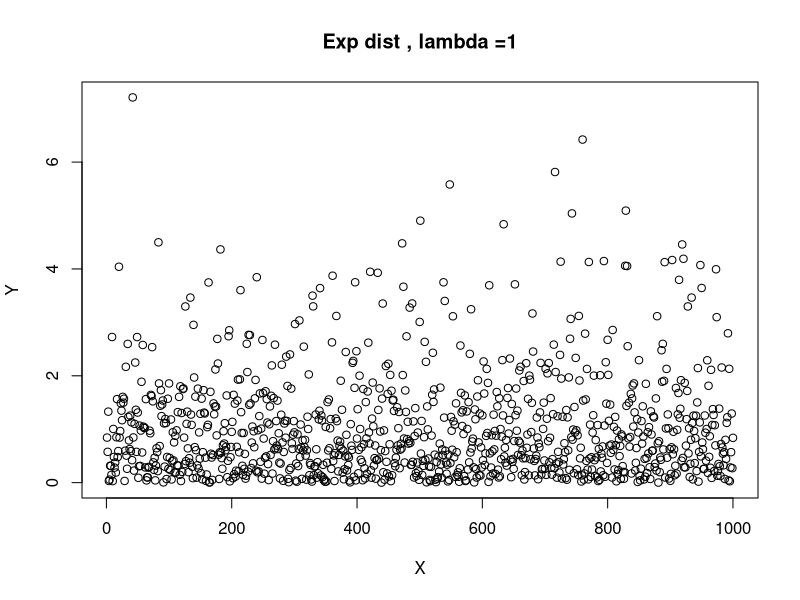
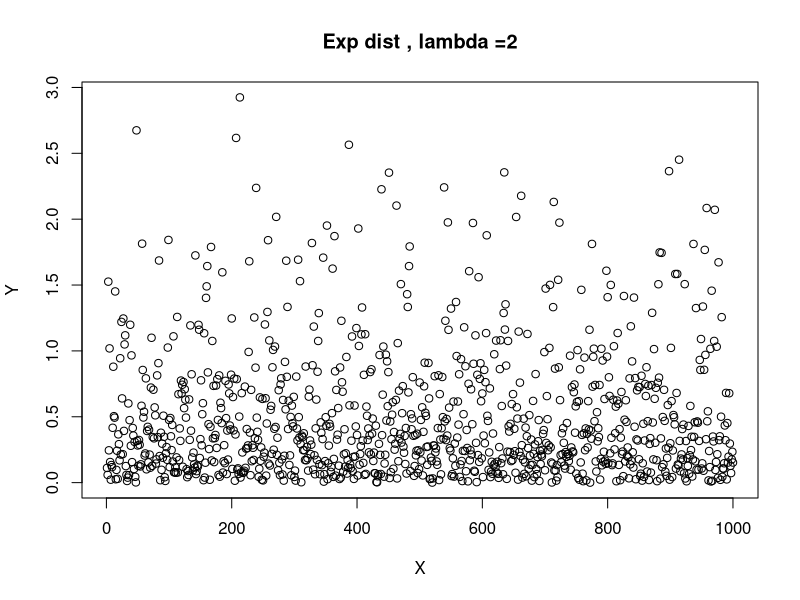
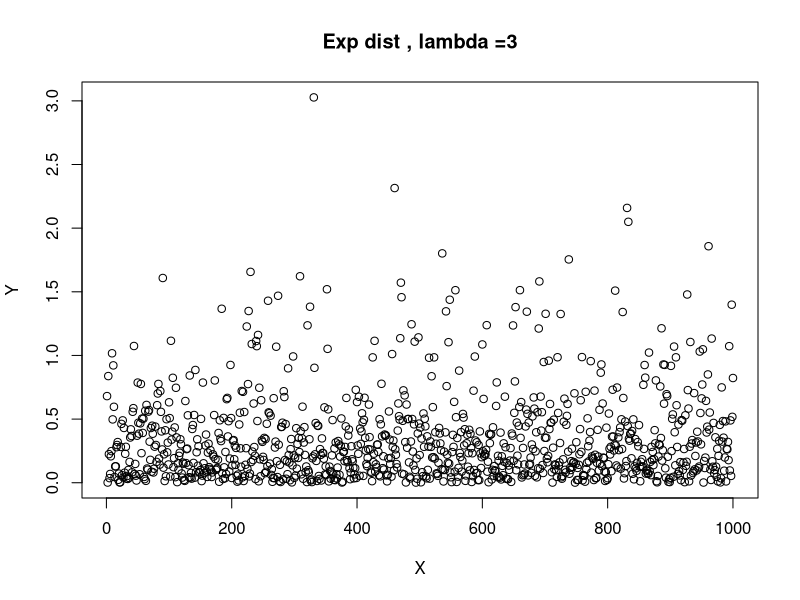
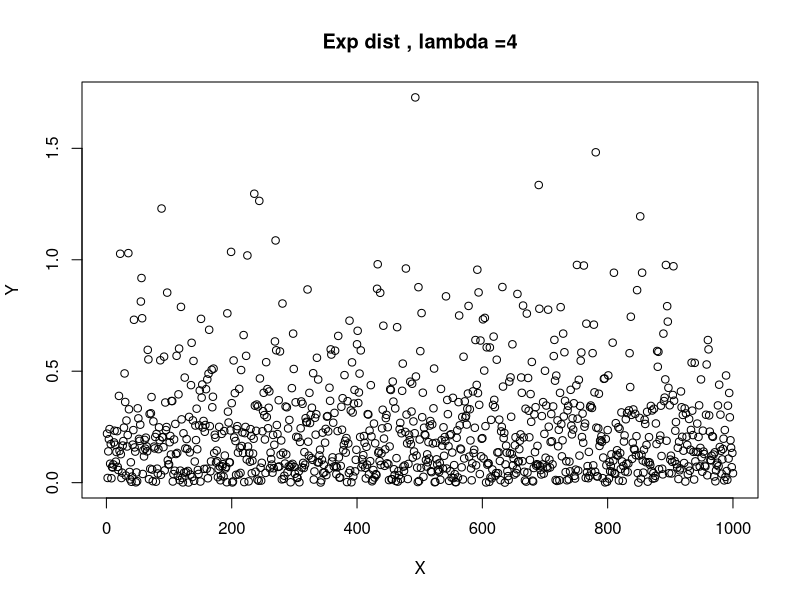
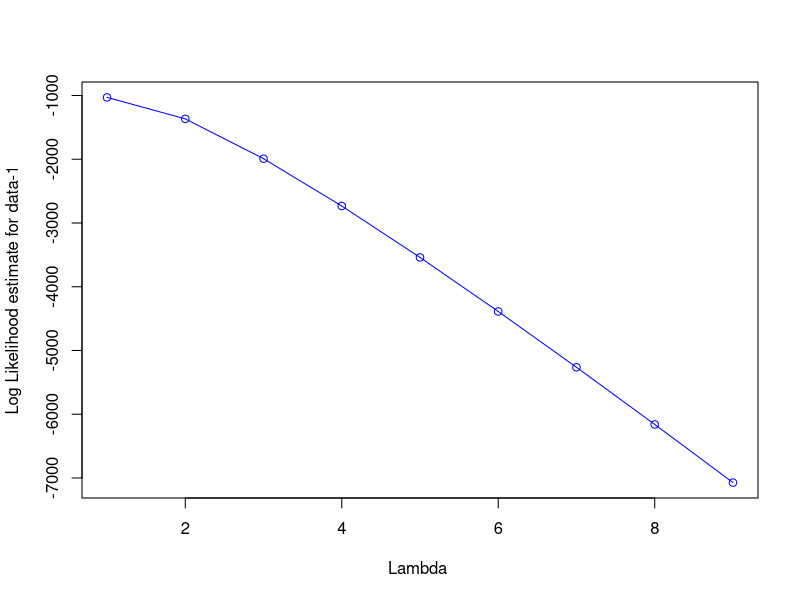
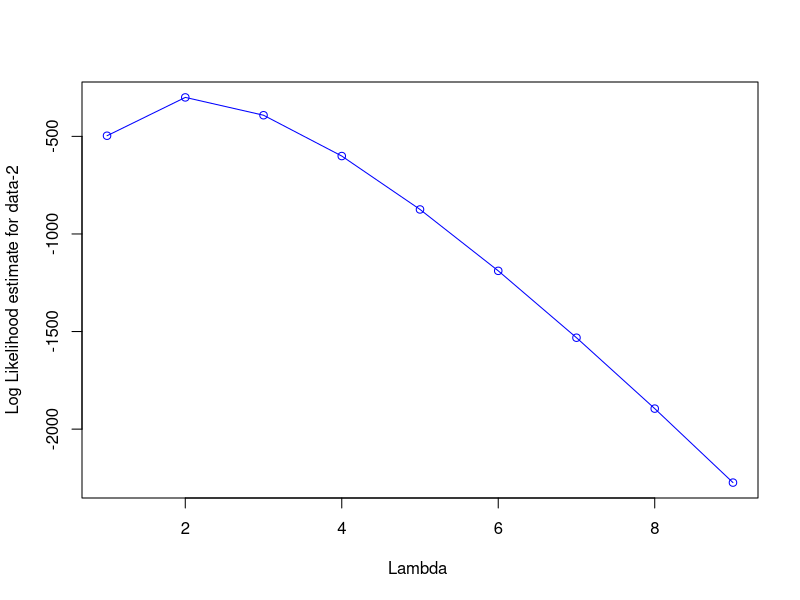
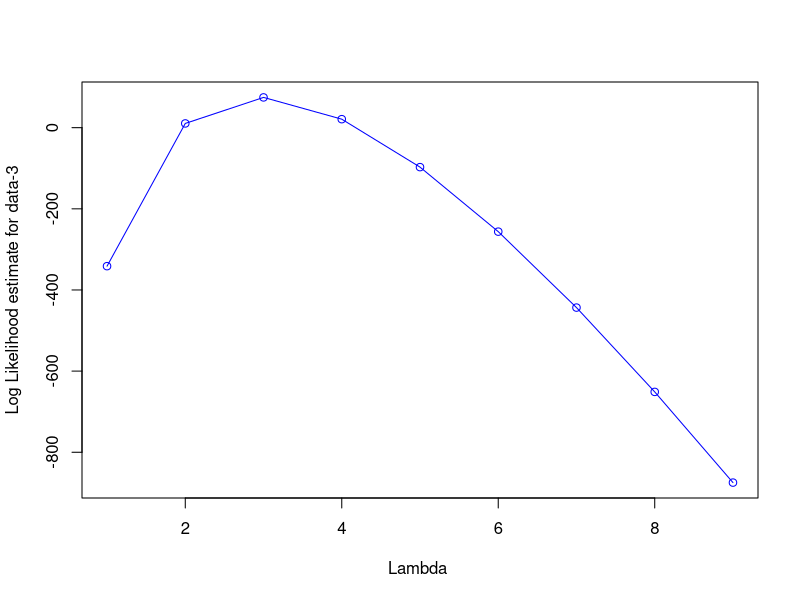
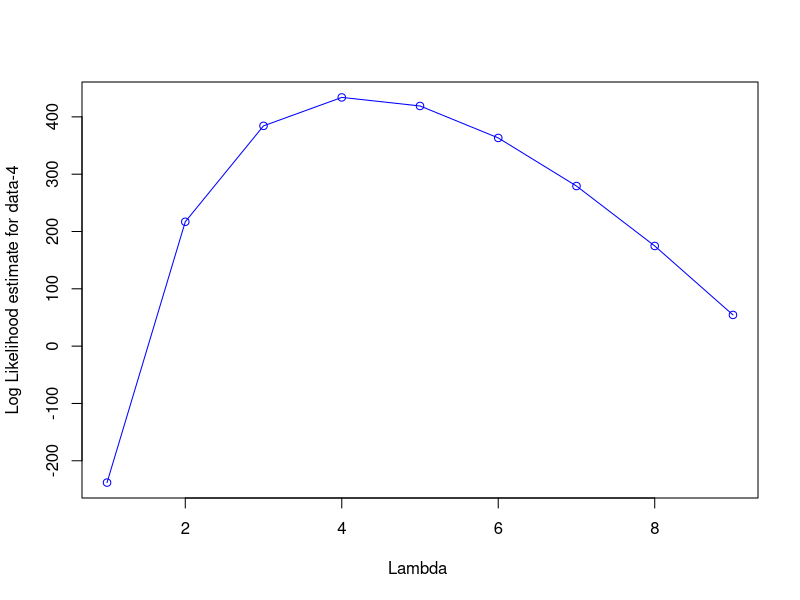

Here is the R script that generated these plots, in order:
## Ans1
#a)
set.seed(123) # set seed for reproducibility
sample_size <- 1000 # specify the sample size

data1 = rexp(1000,1)
plot(data1, main="Exp dist , lambda =1", ylab="Y",xlab="X",)

data2 = rexp(1000,2)
plot(data2, main="Exp dist , lambda =2", ylab="Y",xlab="X",)

data3 = rexp(1000,3)
plot(data3, main="Exp dist , lambda =3", ylab="Y",xlab="X",)

data4 = rexp(1000,4)
plot(data4, main="Exp dist , lambda =4", ylab="Y",xlab="X",)




# b)

le.exp<-function(lambda,data){
  data_sum <- sum(data)
  val = 1000*(log(lambda)) - lambda*data_sum
  return(val)
}

le.exp_nlminb<-function(lambda,data){
  data_sum <- sum(data)
  val = 1000*(log(lambda)) - lambda*data_sum
  return((-1)*val)
}



## Lambda = 1
lambda_mom = 1/mean(data1)
cat("Parameter using Method of Moments (MOM) when lambda = 1 is " , lambda_mom)


mlle.exp <-nlminb(1,objective=le.exp_nlminb,hessian=T,lower=0,upper=1, data=data1)

# Print the MLE estimate 
cat("MLE estimate: for value-> 1 and lambda=1 is  ", (mlle.exp)$par, "\n")

mlle.exp <-nlminb(0.5,objective=le.exp_nlminb,hessian=T,lower=0,upper=1, data=data1)
cat("MLE estimate: for value-> 0.5 and lambda=1 is  ", (mlle.exp)$par, "\n" )

mlle.exp <-nlminb(lambda_mom,objective=le.exp_nlminb,hessian=T,lower=0,upper=1, data=data1)
cat("MLE estimate: for value-> MOM and lambda=1 is  ", (mlle.exp)$par, "\n")



#### Lambda = 2
lambda_mom = 1/mean(data2)
cat("Parameter using Method of Moments (MOM) when lambda = 2 is " , lambda_mom)

mlle.exp <-nlminb(1,objective=le.exp_nlminb,hessian=T,lower=0,upper=4, data=data2)

# Print the MLE estimate 
cat("MLE estimate: for value-> 1 and lambda=2 is  ", (mlle.exp)$par, "\n")

mlle.exp <-nlminb(0.5,objective=le.exp_nlminb,hessian=T,lower=0,upper=4, data=data2)
cat("MLE estimate: for value-> 0.5 and lambda=2 is  ", (mlle.exp)$par, "\n" )

mlle.exp <-nlminb(lambda_mom,objective=le.exp_nlminb,hessian=T,lower=0,upper=4, data=data2)
cat("MLE estimate: for value-> MOM and lambda=2 is  ", (mlle.exp)$par, "\n")


#### Lambda = 3
lambda_mom = 1/mean(data3)
cat("Parameter using Method of Moments (MOM) when lambda = 3 is " , lambda_mom)

mlle.exp <-nlminb(1,objective=le.exp_nlminb,hessian=T,lower=0,upper=4, data=data3)

# Print the MLE estimate 
cat("MLE estimate: for value-> 1 and lambda=3 is  ", (mlle.exp)$par, "\n")

mlle.exp <-nlminb(0.5,objective=le.exp_nlminb,hessian=T,lower=0,upper=4, data=data3)
cat("MLE estimate: for value-> 0.5 and lambda=3 is  ", (mlle.exp)$par, "\n" )

mlle.exp <-nlminb(lambda_mom,objective=le.exp_nlminb,hessian=T,lower=0,upper=4, data=data3)
cat("MLE estimate: for value-> MOM and lambda=3 is  ", (mlle.exp)$par, "\n")


#### Lambda = 4
lambda_mom = 1/mean(data4)
cat("Parameter using Method of Moments (MOM) when lambda = 4 is " , lambda_mom)

mlle.exp <-nlminb(1,objective=le.exp_nlminb,hessian=T,lower=0,upper=5, data=data4)

# Print the MLE estimate 
cat("MLE estimate: for value-> 1 and lambda=4 is  ", (mlle.exp)$par, "\n")

mlle.exp <-nlminb(0.5,objective=le.exp_nlminb,hessian=T,lower=0,upper=5, data=data4)
cat("MLE estimate: for value-> 0.5 and lambda=4 is  ", (mlle.exp)$par, "\n" )

mlle.exp <-nlminb(lambda_mom,objective=le.exp_nlminb,hessian=T,lower=0,upper=5, data=data4)
cat("MLE estimate: for value-> MOM and lambda=4 is  ", (mlle.exp)$par, "\n")


############
## C)

le11 <- le.exp(1,data1)
le12 <- le.exp(2,data1)
le13 <- le.exp(3,data1)
le14 <- le.exp(4,data1)
le15 <- le.exp(5,data1)
le16 <- le.exp(6,data1)
le17 <- le.exp(7,data1)
le18 <- le.exp(8,data1)
le19 <- le.exp(9,data1)


le_es <- c(le11 , le12 , le13 ,le14 , le15 , le16 , le17 , le18 , le19)
plot(le_es, type="o", col="blue", ylab="Log Likelihood estimate for data-1",xlab="Lambda " )



le21 <- le.exp(1,data2)
le22 <- le.exp(2,data2)
le23 <- le.exp(3,data2)
le24 <- le.exp(4,data2)
le25 <- le.exp(5,data2)
le26 <- le.exp(6,data2)
le27 <- le.exp(7,data2)
le28 <- le.exp(8,data2)
le29 <- le.exp(9,data2)


le_es <- c(le21 , le22 , le23 ,le24 , le25 , le26 , le27 , le28 , le29)
plot(le_es, type="o", col="blue",  ylab="Log Likelihood estimate for data-2",xlab="Lambda " )




le31 <- le.exp(1,data3)
le32 <- le.exp(2,data3)
le33 <- le.exp(3,data3)
le34 <- le.exp(4,data3)
le35 <- le.exp(5,data3)
le36 <- le.exp(6,data3)
le37 <- le.exp(7,data3)
le38 <- le.exp(8,data3)
le39 <- le.exp(9,data3)


le_es <- c(le31 , le32 , le33 ,le34 , le35 , le36 , le37 , le38 , le39)
plot(le_es, type="o", col="blue",  ylab="Log Likelihood estimate for data-3",xlab="Lambda " )


le41 <- le.exp(1,data4)
le42 <- le.exp(2,data4)
le43 <- le.exp(3,data4)
le44 <- le.exp(4,data4)
le45 <- le.exp(5,data4)
le46 <- le.exp(6,data4)
le47 <- le.exp(7,data4)
le48 <- le.exp(8,data4)
le49 <- le.exp(9,data4)


le_es <- c(le41 , le42 , le43 ,le44 , le45 , le46 , le47 , le48 , le49)
plot(le_es, type="o", col="blue",  ylab="Log Likelihood estimate for data-4",xlab="Lambda " )







